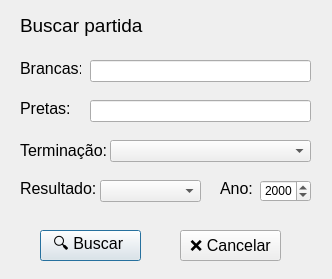
<?xml version="1.0" encoding="UTF-8"?>
<ui version="4.0">
 <class>Dialog</class>
 <widget class="QDialog" name="Dialog">
  <property name="geometry">
   <rect>
    <x>0</x>
    <y>0</y>
    <width>332</width>
    <height>279</height>
   </rect>
  </property>
  <property name="windowTitle">
   <string>Dialog</string>
  </property>
  <widget class="QLabel" name="label">
   <property name="geometry">
    <rect>
     <x>20</x>
     <y>60</y>
     <width>61</width>
     <height>16</height>
    </rect>
   </property>
   <property name="font">
    <font>
     <pointsize>12</pointsize>
    </font>
   </property>
   <property name="text">
    <string>Brancas:</string>
   </property>
  </widget>
  <widget class="QLabel" name="label_2">
   <property name="geometry">
    <rect>
     <x>20</x>
     <y>100</y>
     <width>61</width>
     <height>16</height>
    </rect>
   </property>
   <property name="font">
    <font>
     <pointsize>12</pointsize>
    </font>
   </property>
   <property name="text">
    <string>Pretas:</string>
   </property>
  </widget>
  <widget class="QLabel" name="label_3">
   <property name="geometry">
    <rect>
     <x>20</x>
     <y>180</y>
     <width>81</width>
     <height>16</height>
    </rect>
   </property>
   <property name="font">
    <font>
     <pointsize>12</pointsize>
    </font>
   </property>
   <property name="text">
    <string>Resultado:</string>
   </property>
  </widget>
  <widget class="QLabel" name="label_4">
   <property name="geometry">
    <rect>
     <x>20</x>
     <y>140</y>
     <width>91</width>
     <height>20</height>
    </rect>
   </property>
   <property name="font">
    <font>
     <pointsize>12</pointsize>
    </font>
   </property>
   <property name="text">
    <string>Terminação:</string>
   </property>
  </widget>
  <widget class="QComboBox" name="comboBox_3">
   <property name="geometry">
    <rect>
     <x>110</x>
     <y>140</y>
     <width>201</width>
     <height>22</height>
    </rect>
   </property>
  </widget>
  <widget class="QComboBox" name="comboBox_4">
   <property name="geometry">
    <rect>
     <x>100</x>
     <y>180</y>
     <width>101</width>
     <height>22</height>
    </rect>
   </property>
  </widget>
  <widget class="QLabel" name="label_5">
   <property name="geometry">
    <rect>
     <x>220</x>
     <y>180</y>
     <width>41</width>
     <height>16</height>
    </rect>
   </property>
   <property name="font">
    <font>
     <pointsize>12</pointsize>
    </font>
   </property>
   <property name="text">
    <string>Ano:</string>
   </property>
  </widget>
  <widget class="QDateEdit" name="dateEdit">
   <property name="geometry">
    <rect>
     <x>260</x>
     <y>180</y>
     <width>51</width>
     <height>22</height>
    </rect>
   </property>
   <property name="displayFormat">
    <string>yyyy</string>
   </property>
  </widget>
  <widget class="QLabel" name="label_6">
   <property name="geometry">
    <rect>
     <x>20</x>
     <y>10</y>
     <width>131</width>
     <height>31</height>
    </rect>
   </property>
   <property name="font">
    <font>
     <pointsize>14</pointsize>
    </font>
   </property>
   <property name="text">
    <string>Buscar partida</string>
   </property>
  </widget>
  <widget class="QLineEdit" name="lineEdit">
   <property name="geometry">
    <rect>
     <x>90</x>
     <y>60</y>
     <width>221</width>
     <height>22</height>
    </rect>
   </property>
  </widget>
  <widget class="QLineEdit" name="lineEdit_2">
   <property name="geometry">
    <rect>
     <x>90</x>
     <y>100</y>
     <width>221</width>
     <height>22</height>
    </rect>
   </property>
  </widget>
  <widget class="QPushButton" name="pushButton">
   <property name="geometry">
    <rect>
     <x>40</x>
     <y>230</y>
     <width>101</width>
     <height>31</height>
    </rect>
   </property>
   <property name="font">
    <font>
     <pointsize>12</pointsize>
    </font>
   </property>
   <property name="text">
    <string>🔍 Buscar </string>
   </property>
  </widget>
  <widget class="QPushButton" name="pushButton_2">
   <property name="geometry">
    <rect>
     <x>180</x>
     <y>230</y>
     <width>101</width>
     <height>31</height>
    </rect>
   </property>
   <property name="font">
    <font>
     <pointsize>12</pointsize>
    </font>
   </property>
   <property name="text">
    <string>❌ Cancelar</string>
   </property>
  </widget>
 </widget>
 <resources/>
 <connections/>
</ui>
